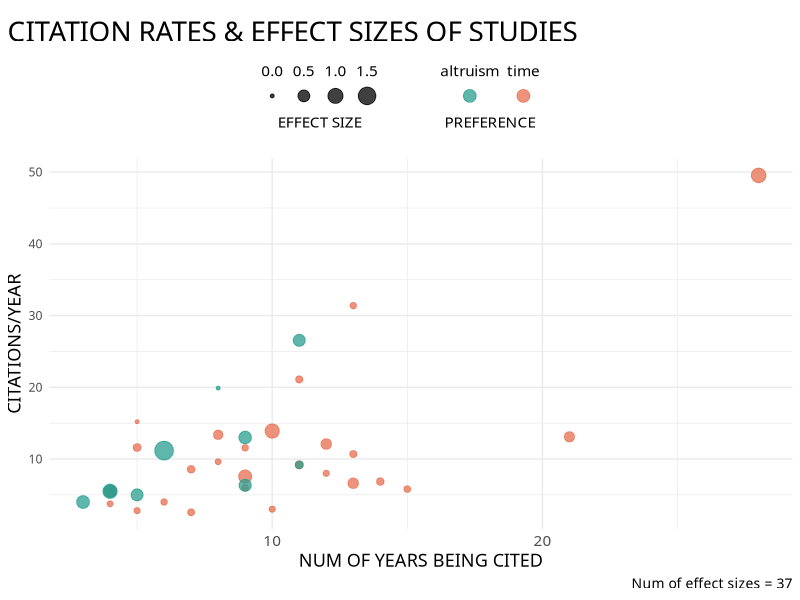
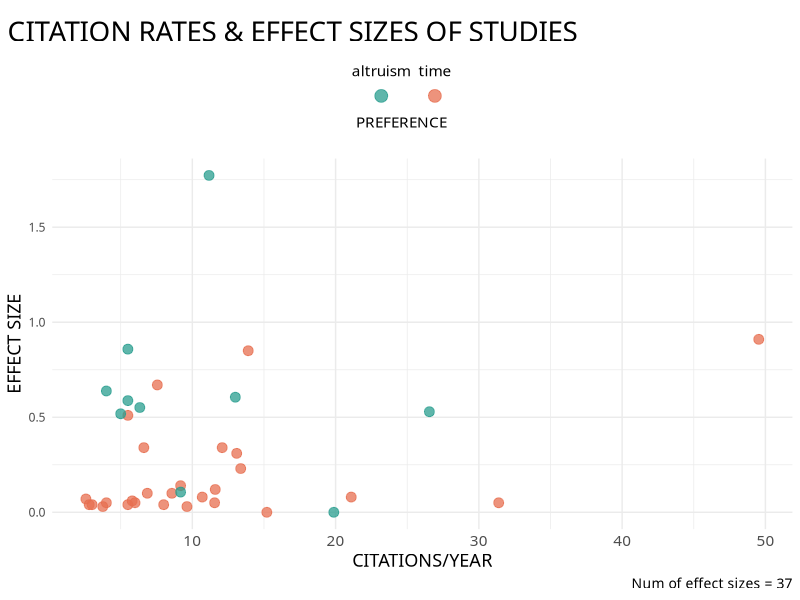
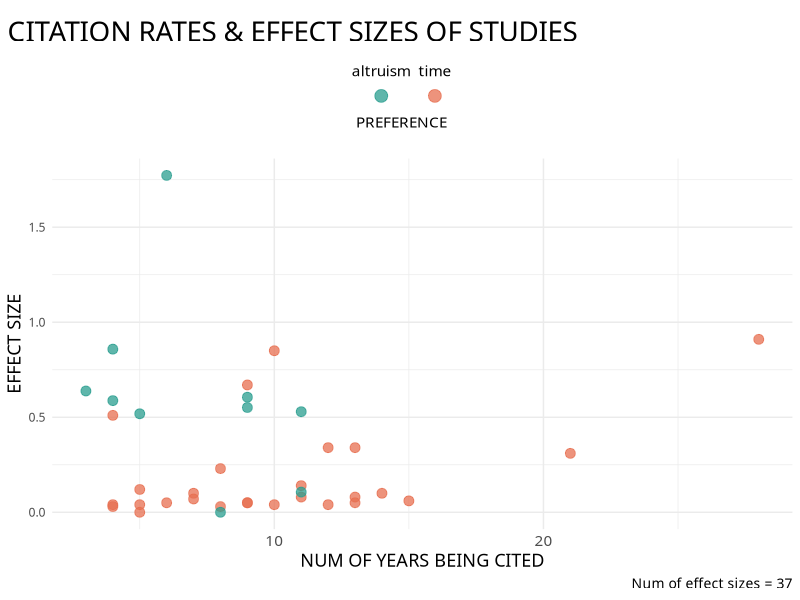

Write R code to recreate these figures, in order.
# DESCRIPTION -------------------------------------------------------------

# starting to analyse smthg 


# TO DO -------------------------------------------------------------------

# Need to sort "risk":
# eliminate duplicate studies between Mata and Best.
# also make sure how certain studies are designed when aggregating the effect sizes 
# sort the gain/loss and pos/neg domain effec sizes
# update study list


# PACKAGES ----------------------------------------------------------------

library(tidyverse)



# READ DATA ---------------------------------------------------------------
col_specs <- cols(
  pref = col_character(),
  study = col_character(),
  year_pub = col_character(),
  g = col_double(),
  cite_p_year = col_double(),
  n_yr = col_double()
)



es_cit_dat <- read_csv(file = "data/es_cit_dat.csv", col_types = col_specs)

es_cit_dat <- es_cit_dat %>% 
  filter(!is.na(cite_p_year)) %>% 
  mutate(g = abs(g))

# PLOTTING ----------------------------------------------------------------


es_cit_dat %>% 
  ggplot(aes(x = n_yr, y = cite_p_year, size = g, color = pref)) +
  geom_point(alpha = .75) +
  theme_minimal() +
  labs(color = "PREFERENCE", size = "EFFECT SIZE", x = "NUM OF YEARS BEING CITED", y = "CITATIONS/YEAR",
       caption = sprintf("Num of effect sizes = %d", nrow(es_cit_dat)),
       title = toupper("Citation Rates & Effect Sizes of Studies"))+
  theme(legend.position = "top",
        plot.title.position = "plot",
        plot.title = element_text(margin = margin(t = 10, b = 5), size = 20),
        axis.title = element_text(size = 13),
        axis.text.x = element_text(size = 11),
        strip.text  = element_text(size = 15, family = "Barlow Bold"),
        plot.caption = element_text(size = 10, family = "Barlow"),
        legend.text = element_text(hjust = 0.5, size = 11),
        legend.title = element_text(hjust = 0.5, size = 11),
        title = element_text(family = "Barlow Bold"),
        legend.spacing.x = unit(0.5, "cm"),
        legend.spacing.y = unit(0.2, "cm"),
        legend.margin = margin(b = 10, t = 5, r = 30),
        text = element_text(family = "Barlow")) +
  # scale_size_continuous(range = c(.5, 5), breaks = c(0.2, 0.5, 0.8, 1, 1.5), labels = c("0.2", "0.5", "0.8", "1.0", "1.5"))+
  scale_color_manual(values = c("#2a9d8f", "#e76f51")) +
  guides(size = guide_legend(label.position = "top", title.position = "bottom"),
         color = guide_legend(label.position = "top", title.position = "bottom", override.aes = list(size = 4))) #guide_legend(label.position = "bottom", title.position = "bottom", override.aes = list(size = 4, alpha = 0.9, stroke = 0)))


es_cit_dat %>% 
  ggplot(aes(x = cite_p_year, y = g, color = pref)) +
  geom_point(alpha = .75, size = 3) +
  theme_minimal() +
  labs(color = "PREFERENCE", y = "EFFECT SIZE", x = "CITATIONS/YEAR",
       caption = sprintf("Num of effect sizes = %d", nrow(es_cit_dat)),
       title = toupper("Citation Rates & Effect Sizes of Studies"))+
  theme(legend.position = "top",
        plot.title.position = "plot",
        plot.title = element_text(margin = margin(t = 10, b = 5), size = 20),
        axis.title = element_text(size = 13),
        axis.text.x = element_text(size = 11),
        strip.text  = element_text(size = 15, family = "Barlow Bold"),
        plot.caption = element_text(size = 10, family = "Barlow"),
        legend.text = element_text(hjust = 0.5, size = 11),
        legend.title = element_text(hjust = 0.5, size = 11),
        title = element_text(family = "Barlow Bold"),
        legend.spacing.x = unit(0.5, "cm"),
        legend.spacing.y = unit(0.2, "cm"),
        legend.margin = margin(b = 10, t = 5, r = 30),
        text = element_text(family = "Barlow")) +
  # scale_size_continuous(range = c(.5, 5), breaks = c(0.2, 0.5, 0.8, 1, 1.5), labels = c("0.2", "0.5", "0.8", "1.0", "1.5"))+
  scale_color_manual(values = c("#2a9d8f", "#e76f51")) +
  guides(size = guide_legend(label.position = "top", title.position = "bottom"),
         color = guide_legend(label.position = "top", title.position = "bottom", override.aes = list(size = 4))) #guide_legend(label.position = "bottom", title.position = "bottom", override.aes = list(size = 4, alpha = 0.9, stroke = 0)))


es_cit_dat %>% 
  ggplot(aes(x = n_yr, y = g, color = pref)) +
  geom_point(alpha = .75, size = 3) +
  theme_minimal() +
  labs(color = "PREFERENCE", y = "EFFECT SIZE", x = "NUM OF YEARS BEING CITED",
       caption = sprintf("Num of effect sizes = %d", nrow(es_cit_dat)),
       title = toupper("Citation Rates & Effect Sizes of Studies"))+
  theme(legend.position = "top",
        plot.title.position = "plot",
        plot.title = element_text(margin = margin(t = 10, b = 5), size = 20),
        axis.title = element_text(size = 13),
        axis.text.x = element_text(size = 11),
        strip.text  = element_text(size = 15, family = "Barlow Bold"),
        plot.caption = element_text(size = 10, family = "Barlow"),
        legend.text = element_text(hjust = 0.5, size = 11),
        legend.title = element_text(hjust = 0.5, size = 11),
        title = element_text(family = "Barlow Bold"),
        legend.spacing.x = unit(0.5, "cm"),
        legend.spacing.y = unit(0.2, "cm"),
        legend.margin = margin(b = 10, t = 5, r = 30),
        text = element_text(family = "Barlow")) +
  # scale_size_continuous(range = c(.5, 5), breaks = c(0.2, 0.5, 0.8, 1, 1.5), labels = c("0.2", "0.5", "0.8", "1.0", "1.5"))+
  scale_color_manual(values = c("#2a9d8f", "#e76f51")) +
  guides(size = guide_legend(label.position = "top", title.position = "bottom"),
         color = guide_legend(label.position = "top", title.position = "bottom", override.aes = list(size = 4))) #guide_legend(label.position = "bottom", title.position = "bottom", override.aes = list(size = 4, alpha = 0.9, stroke = 0)))


